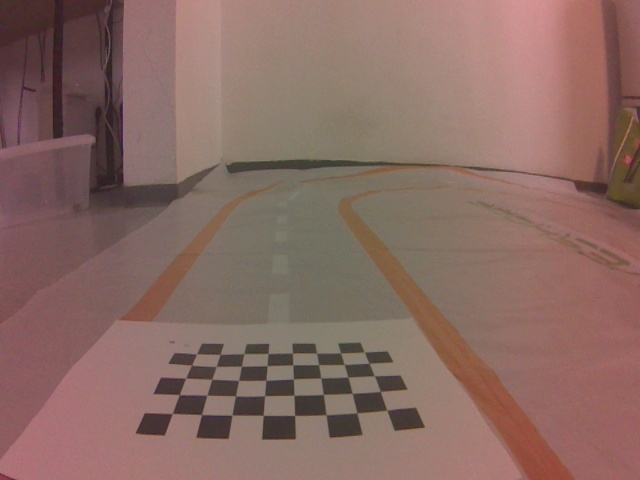
#> input picture my_car/pic0.jpg, 640 x 480 px, given as the content of the folder object_detection/data/combined_dataset_640X480/images, which was not available
$ python track_mask_direcly.py
#> lines starting #> are read from the running program, lines starting #| are printed output that depends on the picture; pictures that were not available may be replaced by others from this repository, and a replacement may not be noted
### color_undistort.py
import cv2
import numpy as np
from typing import Tuple, Dict

def build_radius_maps(h: int, w: int) -> Tuple[np.ndarray, np.ndarray]:
    """
    Pre-compute r^2 and r^4 over the image, where r is normalized radius from image center.
    r = sqrt((x - cx)^2 + (y - cy)^2) / max_radius,  0 <= r <= 1
    """
    cx = (w - 1) / 2.0
    cy = (h - 1) / 2.0

    ys, xs = np.indices((h, w), dtype=np.float32)
    x = xs - cx
    y = ys - cy
    r2 = x * x + y * y
    max_r = np.sqrt(((w - 1) / 2.0) ** 2 + ((h - 1) / 2.0) ** 2)
    max_r2 = max_r * max_r
    r2_norm = r2 / max_r2
    r4_norm = r2_norm * r2_norm
    return r2_norm, r4_norm


def build_channel_gain_maps(params: Dict[str, float], r2: np.ndarray, r4: np.ndarray) -> Tuple[np.ndarray, np.ndarray, np.ndarray]:
    """
    Build per-channel gain maps based on the provided parameters and radius maps.
    """
    a = params["a"]
    b = params["b"]
    c = params["c"]
    d = params["d"]
    e = params["e"]
    f = params["f"]

    gain_R = 1.0 / (1.0 + a * r2 + b * r4)
    gain_G = 1.0 / (1.0 + c * r2 + d * r4)
    gain_B = 1.0 / (1.0 + e * r2 + f * r4)

    # Clip gains to avoid extreme amplification
    gain_R = np.clip(gain_R, 0.2, 5.0)
    gain_G = np.clip(gain_G, 0.2, 5.0)
    gain_B = np.clip(gain_B, 0.2, 5.0)

    return gain_R, gain_G, gain_B

# [34 lines left out: function apply_color_correction, not called in this run]

def apply_color_lens_correction(
    img: np.ndarray,
    params: Dict[str, float],
    r2: np.ndarray,
    r4: np.ndarray,
) -> np.ndarray:
    """
    Apply per-channel radial gain:
      gain_R = 1 / (1 + a*r^2 + b*r^4)
      gain_G = 1 / (1 + c*r^2 + d*r^4)
      gain_B = 1 / (1 + e*r^2 + f*r^4)
    Image is assumed BGR (OpenCV default).
    """
    gain_R, gain_G, gain_B = build_channel_gain_maps(params, r2, r4)
    if img is None:
        raise ValueError("apply_color_lens_correction: img is None")

    # Normalize to 3-channel BGR for OpenCV ops.
    if img.ndim == 2:
        img = cv2.cvtColor(img, cv2.COLOR_GRAY2BGR)
    elif img.ndim == 3 and img.shape[2] == 4:
        img = cv2.cvtColor(img, cv2.COLOR_BGRA2BGR)
    elif img.ndim != 3 or img.shape[2] != 3:
        raise ValueError(f"apply_color_lens_correction: expected HxWx3 BGR, got shape={getattr(img, 'shape', None)}")

    # Force a supported, contiguous dtype before cv2.split().
    img_f = np.ascontiguousarray(img, dtype=np.float32)
    img_f *= np.float32(1.0 / 255.0)
    b, g, r = cv2.split(img_f)

    r_corr = r * gain_R
    g_corr = g * gain_G
    b_corr = b * gain_B

    corrected = cv2.merge(
        [
            np.clip(b_corr, 0.0, 1.0),
            np.clip(g_corr, 0.0, 1.0),
            np.clip(r_corr, 0.0, 1.0),
        ]
    )

    corrected_u8 = (corrected * 255.0).astype(np.uint8)
    return corrected_u8


def color_correct(img):
    """
    Color undistortion and lens correction preprocessing function.

    :param img: Description
    """
    h, w = img.shape[:2]
    r2, r4 = build_radius_maps(h, w)

    # Define lens correction parameters
    params = {
        "a": 0.88, "b": 0.88,
        "c": 0.0, "d": 0.0,
        "e": 0.0, "f": 0.0
    }

    # Apply color lens correction
    img_corrected = apply_color_lens_correction(img, params, r2, r4)
    return img_corrected

### undistort.py
import cv2
import numpy as np

with open("my_car/camera_calibration.npz", "rb") as f:
#> (reads my_car/camera_calibration.npz from the repository)
    data = np.load(f)
    my_mtx = data['mtx']
    my_dist_coeffs = data['dist']

with np.load("nayans_car/camera_calibration.npz") as data:
#> (reads nayans_car/camera_calibration.npz from the repository)
    nayan_mtx = data['mtx']
    nayan_dist_coeffs = data['dist']


def undistort_image(img: np.ndarray, car_name:str ="my_car") -> np.ndarray:
    h, w = img.shape[:2]
    if car_name == "my_car":
        mtx = my_mtx
        dist_coeffs = my_dist_coeffs
    elif car_name == "nayan":
        mtx = nayan_mtx
        dist_coeffs = nayan_dist_coeffs
    else:
        raise ValueError(f"Unknown car name: {car_name}")
    newcameramtx, roi = cv2.getOptimalNewCameraMatrix(
        mtx, dist_coeffs, (w, h), 0, (w, h))

    undistorted_img = cv2.undistort(img, newcameramtx, dist_coeffs)
    x, y, w, h = roi
    dst = undistorted_img[y:y+h, x:x+w]
    return dst

### track_mask_direcly.py
import cv2
import numpy as np
import os
from dataclasses import dataclass
from color_undistort import color_correct
from undistort import undistort_image
@dataclass
class HSVBoundWaveShare:
    track_low: tuple = (0, 100, 120)
    track_high: tuple = (180, 255, 255)

    center_low: tuple = (0, 0, 200)
    center_high: tuple = (180, 30, 255)

@dataclass
class HSVBoundRealTrack:
    track_low: tuple = (99, 0, 172)
    track_high: tuple = (164, 145, 255)

    center_low: tuple = (99, 0, 172)
    center_high: tuple = (164, 145, 255)


def get_mask_hsv(frame:np.ndarray, hsv_low_bound=(0, 100, 120), hsv_high_bound=(180, 255, 255))->np.ndarray:
    # convert frame to HSV color space
    hsv_frame = cv2.cvtColor(frame, cv2.COLOR_BGR2HSV)
    # create a binary mask where the specified HSV range is white and the rest is black
    mask = cv2.inRange(hsv_frame, hsv_low_bound, hsv_high_bound)
    return mask

def get_track_mask(frame:np.ndarray, hsv_bound, car_name:str)->np.ndarray:
    frame = color_correct(frame)
    undistorted = undistort_image(frame, car_name="nayan")
    if undistorted.shape != frame.shape:
        print(f"Warning: Undistorted image shape {undistorted.shape} does not match original frame shape {frame.shape}. Resizing undistorted image.")
        undistorted = cv2.resize(undistorted, (frame.shape[1], frame.shape[0]))
    track_mask = get_mask_hsv(undistorted, hsv_bound.track_low, hsv_bound.track_high)
    return undistorted, track_mask

def get_track_mask_directly(frame:np.ndarray, hsv_bound)->np.ndarray:
    track_mask = get_mask_hsv(frame, hsv_bound.track_low, hsv_bound.track_high)
    return track_mask


if __name__ == "__main__":
    # HSVBound = HSVBoundWaveShare()
    HSVBound = HSVBoundRealTrack()

    image_folder = "object_detection/data/combined_dataset_640X480/images"

    im_pathes = [os.path.join(image_folder, f) for f in os.listdir(image_folder) if f.endswith(".jpg")]
    # sort by name
    im_pathes.sort()
    for im_path in im_pathes:
        frame = cv2.imread(im_path)
#> frame is the input picture: shape (480, 640, 3); mean B, G, R 99.2, 106.5, 137.1
        undistorted, track_mask = get_track_mask(frame, HSVBound, car_name="nayan")
#> in build_channel_gain_maps, `gain_R = 1.0 / (1.0 + a * r2 + b * r4)`:
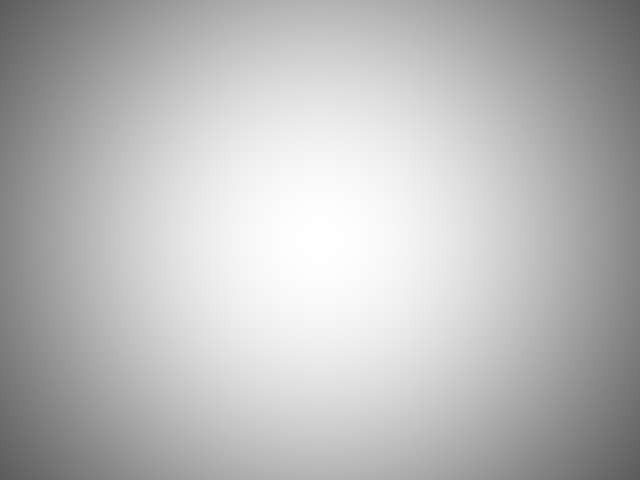
#> gain_R: shape (480, 640) float32; min 0.362, max 1, mean 0.734
#> in build_channel_gain_maps, `gain_G = 1.0 / (1.0 + c * r2 + d * r4)`: gain_G: shape (480, 640) float32; every value is 1
#> in apply_color_lens_correction, `b, g, r = cv2.split(img_f)`:
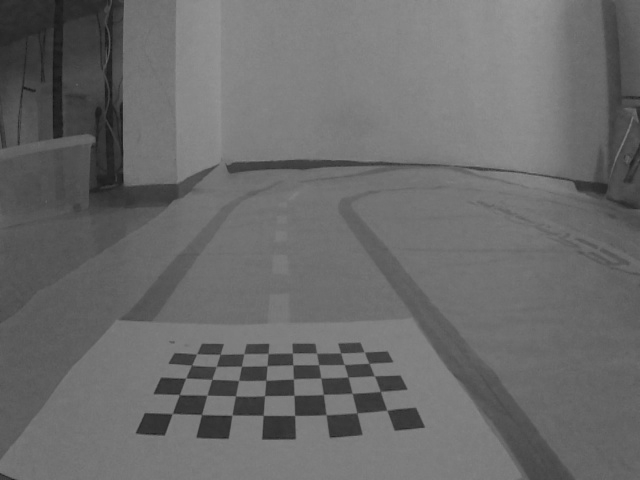
#> g: shape (480, 640) float32; min 0.0824, max 0.596, mean 0.418
#> in apply_color_lens_correction, `b, g, r = cv2.split(img_f)`:
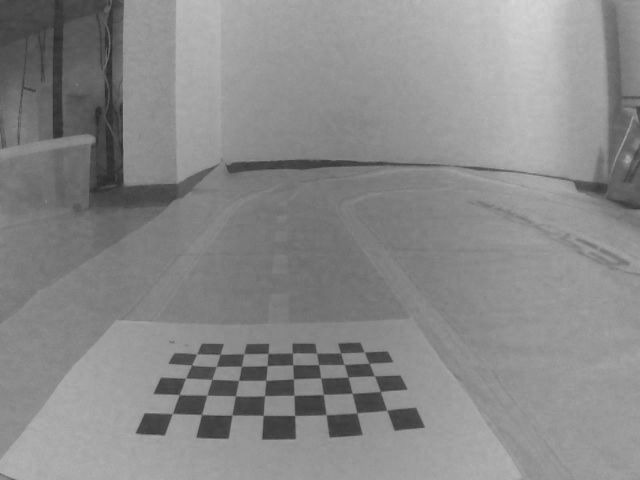
#> r: shape (480, 640) float32; min 0.169, max 0.847, mean 0.538
#> in apply_color_lens_correction, `r_corr = r * gain_R`:
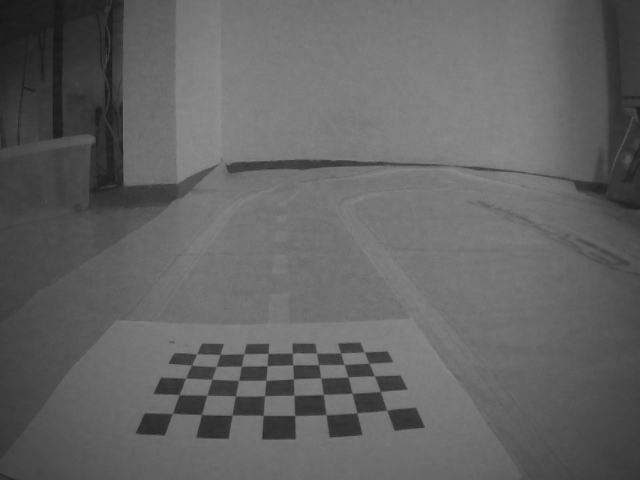
#> r_corr: shape (480, 640) float32; min 0.0848, max 0.563, mean 0.392
#> in apply_color_lens_correction, `corrected = cv2.merge( [ np.clip(b_corr, 0.0, 1.0), np.clip(g_corr, 0...`:
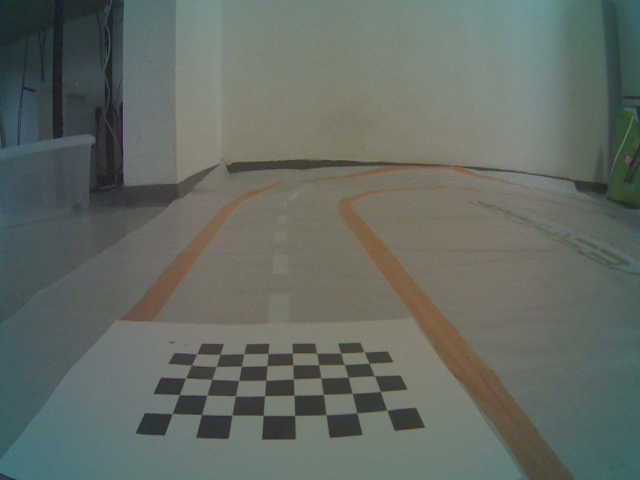
#> corrected: shape (480, 640, 3) float32; mean B, G, R 0.389, 0.418, 0.392
#> in undistort_image, `undistorted_img = cv2.undistort(img, newcameramtx, dist_coeffs)`:
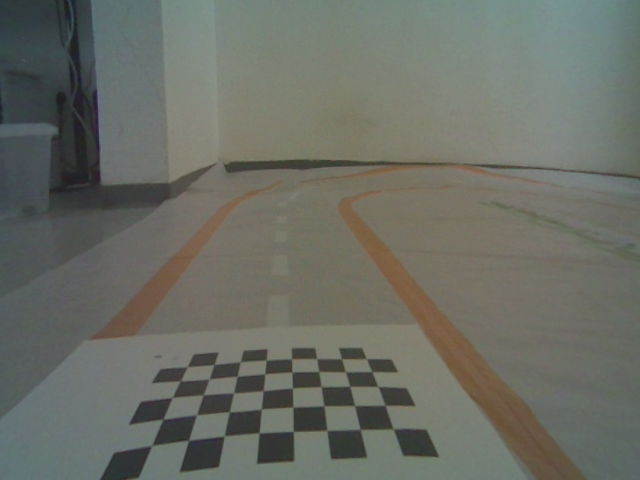
#> undistorted_img: shape (480, 640, 3); mean B, G, R 101.2, 109.4, 106.6
#| Warning: Undistorted image shape (479, 639, 3) does not match original frame shape (480, 640, 3). Resizing undistorted image.
#> in get_mask_hsv, `hsv_frame = cv2.cvtColor(frame, cv2.COLOR_BGR2HSV)`: hsv_frame: shape (480, 640, 3); mean H, S, V 50.9, 31, 111.8
#> in get_mask_hsv, `mask = cv2.inRange(hsv_frame, hsv_low_bound, hsv_high_bound)`: mask: shape (480, 640); every value is 0

        if frame is None:
            print(f"Failed to read image: {im_path}")
            continue
        track_mask = get_mask_hsv(frame, HSVBound.track_low, HSVBound.track_high)
#> in get_mask_hsv (call 2), `hsv_frame = cv2.cvtColor(frame, cv2.COLOR_BGR2HSV)`: hsv_frame: shape (480, 640, 3); mean H, S, V 36.2, 71.4, 137.1
        center_mask = get_mask_hsv(frame, HSVBound.center_low, HSVBound.center_high)
        # stack original frame and mask side by side for comparison
        combined = np.hstack((frame, undistorted, cv2.cvtColor(track_mask, cv2.COLOR_GRAY2BGR), cv2.cvtColor(center_mask, cv2.COLOR_GRAY2BGR)))
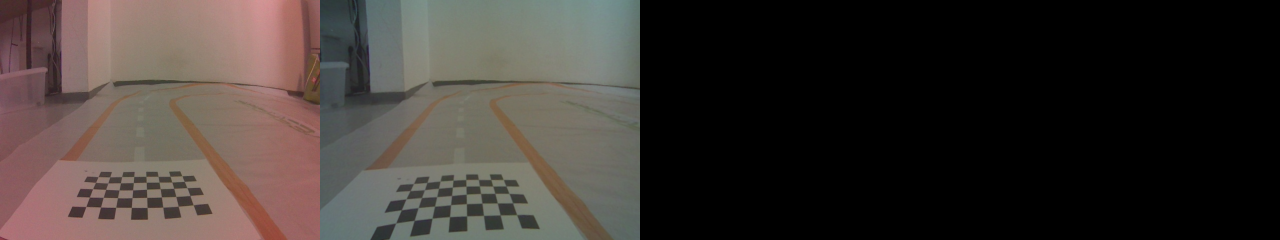
#> combined: shape (480, 2560, 3) (shown at 1/2 size); mean B, G, R 50.1, 54, 60.9
        cv2.imshow("Original Frame and Mask", combined)
        key = cv2.waitKey(0)
#> (key Esc is pressed here)
        if key == 27:  # ESC key to exit
            break


    cv2.destroyAllWindows()
